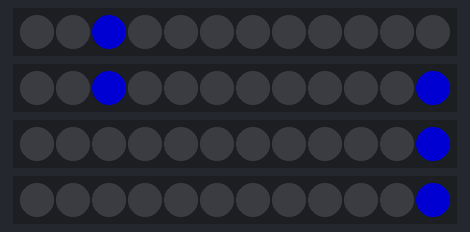
This program was run on a simulated Raspberry Pi (BCM pin numbers). Parts: 4 × 12 RGB LEDs in strip order, left to right. Dim RGB values are drawn brighter than linear; text uses the font file from the repository; what the program prints to the terminal is not drawn.

Above: at 0.49 s.
At 1.4 s:
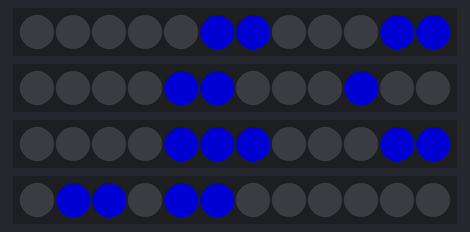
At 2.02 s:
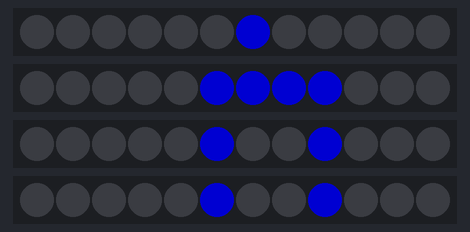

The program:

display_test.py
```python
import sys, pygame
from fake_strip import FakeStrip
from text_display import TextDisplayer, init_char_matrix

import time

PIX_WH=5
NUM_STRIPS=8
NUM_PIXELS=100
CHAR_WIDTH=7
init_char_matrix(CHAR_WIDTH)

size = width, height = NUM_PIXELS * PIX_WH, NUM_STRIPS * PIX_WH

def setup_pygame():

    pygame.init()
    screen = pygame.display.set_mode(size)
    screen.fill((0,0,0))

    return [FakeStrip(screen, i, NUM_PIXELS, PIX_WH) for i in range(NUM_PIXELS)]


def setup_leds():
    import board
    import neopixel
    gpios = [board.D12, board.D13, board.D18, board.D19]
    pixels_strips = []
    for i in gpios:
        try:
            pixels_strips += [neopixel.NeoPixel(i, 12, auto_write=False)]
            print("gpio ", i, "success")
        except:
            print("gpio ", i, "fail")
    return pixels_strips

pixels_strips = setup_leds()

colors = [(255, 0, 0), (0, 255, 0), (0, 0, 255)]
text_disp = TextDisplayer(pixels_strips, 0)
text = "abc abc abc abc abc abc abc abc "
texts = [
    "Souvent, pour s'amuser, les hommes d'equipage ",
    "Prennent des albatros, vastes oiseaux des mers, ",
    "Qui suivent, indolents compagnons de voyage, ",
    "Le navire glissant sur les gouffres amers. ",
    "A peine les ont-ils deposes sur les planches, ",
    "Que ces rois de l'azur, maladroits et honteux, ",
    "Laissent piteusement leurs grandes ailes blanches ",
    "Comme des avirons traîner à côte d'eux. ",
    "Ce voyageur aile, comme il est gauche et veule ! ",
    "Lui, naguère si beau, qu'il est comique et laid ! ",
    "L'un agace son bec avec un brûle-gueule, ",
    "L'autre mime, en boitant, l'infirme qui volait ! ",
    "Le Poete est semblable au prince des nuees ",
    "Qui hante la tempête et se rit de l'archer ; ",
    "Exile sur le sol au milieu des huees, ",
    "Ses ailes de geant l'empêchent de marcher. "
]
texts_l = [[x for x in text] for text in texts]
texts_l_ = [[x for x in text] for text in ["abc abc abc ", "def def def "]]
text_l = [x for x in text]
text_offset = 0
texts_idx = 0
while 1:

    text_end = text_disp.display_text(texts_l[texts_idx % len(texts_l)], texts_l[(texts_idx + 1) % len(texts_l)], text_offset)
    if text_end:
        print("Text1 fully read")
        texts_idx = (texts_idx + 1) % len(texts_l)
        text_offset = 1
    else:
        text_offset -= 1

    pygame.time.wait(1)
```

fake_strip.py
```python
import sys, pygame

class FakeStrip():
    pix_wh = 0
    def __init__(self, screen, row_num, width, pix_wh):
        self.screen = screen
        self.row_num = row_num
        self.internal_list = [0 for _ in range(width)]
        self.pix_wh = pix_wh

    def __getitem__(self, key):
        return self.internal_list[key]

    def __setitem__(self, key, value):
        self.internal_list[key] = value

    def __len__(self):
        return len(self.internal_list)

    def fill(self, v):
        self.internal_list = [v for _ in self.internal_list]

    def show(self):
        for i, v in enumerate(self.internal_list):
            pygame.draw.rect(self.screen, v,
                (i * self.pix_wh,
                    self.row_num * self.pix_wh,
                    self.pix_wh,
                    self.pix_wh))
        update_rect = (0, self.row_num * self.pix_wh, self.pix_wh * len(self.internal_list), self.pix_wh)
        pygame.display.update(update_rect)
```

text_display.py
```python
import unicodedata
from PIL import Image
from PIL import ImageFont
from PIL import ImageDraw
import numpy as np

CHARS_MATRIX = {}

def char_to_pixels(text, path='arialbd.ttf', fontsize=12):
    """
    Based on https://stackoverflow.com/a/27753869/190597 (jsheperd)
    """
    font = ImageFont.truetype(path, fontsize)
    w, h = font.getsize(text)
    h *= 2
    image = Image.new('L', (w, h), 1)
    draw = ImageDraw.Draw(image)
    draw.text((0, 0), text, font=font)
    arr = np.asarray(image)
    arr = np.where(arr, 0, 1)
    arr = arr[(arr != 0).any(axis=1)]
    return arr

def init_char_matrix(width):
    for c in "qwertyuioplkjhgfdsazxcvbnm ,.'":
        CHARS_MATRIX[c.upper()] = char_to_pixels(c.upper(), './LiberationMono-Bold.ttf', width)

class TextDisplayer():
    default_color = (0, 0, 123)
    def __init__(self, pixels_strips, strip_offset=0):
        self.pixels_strips = pixels_strips
        self.strip_offset = strip_offset
        pass

    def set_letter(self, letter, position):
        if not letter.upper() in CHARS_MATRIX:
            return (0, False)
        displayed = False
        char_mat = CHARS_MATRIX[letter.upper()]
        letter_size = char_mat.shape[1]
        if (position) > len(self.pixels_strips[0]):
            return (-1, False)

        if position + letter_size > 0 and position < len(self.pixels_strips[0]):
            displayed = True

        for i, char_line in enumerate(char_mat):
            if i >= len(self.pixels_strips):
                print("overflow i", i, "len", len(self.pixels_strips))

                break
            for j, v in enumerate(char_line):
                if position + j > 0 and position + j < len(self.pixels_strips[self.strip_offset + i]):
                    # print("pos",position, "idx", position + j)
                    self.pixels_strips[self.strip_offset + i][position + j] = self.default_color if (v == 1) else 0

        return (letter_size, displayed)


    def display_text(self, text1, text2, position=0):
        self.clear()
        text_end = False
        for ti, text in enumerate((text1, text2)):
            c_width = 0
            letters_count = 0
            for i, c in enumerate(text):
                if unicodedata.category(c) == 'Mn':
                    continue
                c = unicodedata.normalize('NFD', c)
                c_width, displayed = self.set_letter(c, position)

                if displayed:
                    letters_count += 1

                if c_width == -1:
                    break
                if c_width > 0:
                    position += c_width + 1
            # Check if whole text was skipped
            if letters_count == 0 and ti == 0:
                text_end = True
            # Check if text1 is enough
            if c_width == -1:
                break
        for strip in self.pixels_strips:
            strip.show()

        return text_end

    def clear(self):
        for pixels in self.pixels_strips:
            pixels.fill(0)
            pixels.show()
```
